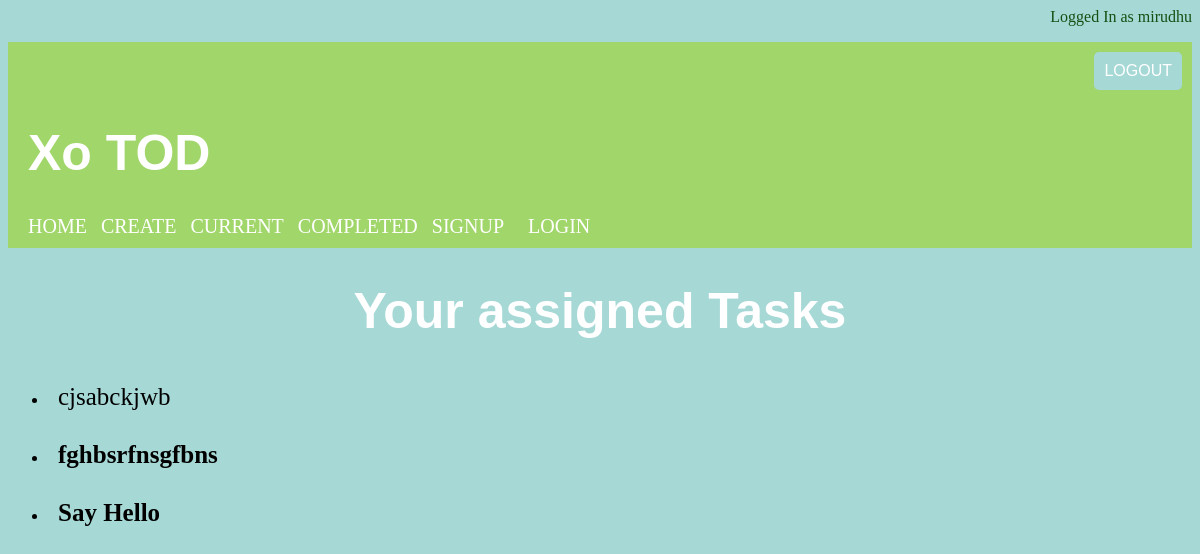
Screenshot of /current/ (signed in) with the database file from the repository.
### todo/models.py (models this page shows, shortened)
class Todo(models.Model):
    title = models.CharField(max_length=100)
    memo = models.TextField(blank=True)
    created = models.DateTimeField(auto_now_add=True)
    datecompleted = models.DateTimeField(null=True, blank=True)
    important = models.BooleanField(default=False)
    user = models.ForeignKey(User, on_delete=models.CASCADE)

### todo/views.py (the view)
# urls.py: path('current/', views.currenttodos, name='currenttodos'),
@login_required
def currenttodos(request):
    todos = Todo.objects.filter(user=request.user, datecompleted__isnull=True)
    return render(request, 'todo/currenttodos.html', {'todos' : todos})

### todo/templates/todo/currenttodos.html
{% extends 'base.html' %}
{% load static %}
{% block content %}
    <html>
        <head>
            <link rel="stylesheet" href="{% static 'current.css' %}">
            <link rel="stylesheet" href="{% static 'base.css' %}">
        </head>
        <body>
            <div class="container">
                <h1 class="sub-title">Your assigned Tasks</h1>
                <ul class="list">
                    {% for todo in todos %}
                        <li>
                            <a href="{% url 'viewtodo' todo.id %}">
                                {% if todo.important %} <b> {% endif %} {{ todo.title }} {% if todo.important %} </b> {% endif %}
                            </a>
                        </li>
                    {% endfor %}
                </ul>
            </div>
        </body>
    </html>
{% endblock %}

### todo/templates/base.html (shortened to what this page needs)
{% load static %}
    <html lang="en">
    <head>
    </head>
    {% if user.is_authenticated %}
        <p class="loggeduser">
            Logged In as {{ user.username }}
        </p>
        <div class="div-1">
            <div class="logout-container">
                <form action="{% url 'logout' %}" method="POST">
                    <button class="logout" type="submit">LOGOUT</button>
                </form>
            </div>
            <div>
                <h1 class="title">Xo TOD</h1>
            </div>
            <a href="{% url 'home' %}" class="link">HOME</a>
            <a href="{% url 'createtodo' %}" class="link">CREATE</a>
            <a href="{% url 'currenttodos' %}" class="link">CURRENT</a>
            <a href="{% url 'completedtodo' %}" class="link">COMPLETED</a>
            <a href="{% url 'signup' %}" class="link">SIGNUP</a>
            <a href="{% url 'login' %}" class="link" style="margin-left: 20px;">LOGIN</a>
        </div>
    {% endif %}
{% block content %}
{% endblock %}

### todo/static/current.css (style rules this page uses)
.container { text-align: justify; }
.sub-title { color: white; font-size: 50px; font-family: sans-serif; text-align: center; }
.list li { margin-bottom: 10px; }
.list li a { font-size: 25px; text-decoration: none; color: #000000; display: block; padding: 10px; border-radius: 5px; transition: background-color 0.3s; }
.list li a b { font-weight: bold; }

### todo/static/base.css (style rules this page uses)
body { background-color: rgb(166, 216, 214); }
.div-1 { background-color: rgba(160, 214, 51, 0.657); padding: 10px; text-align: left; }
.title { margin-left: 10px; color: white; font-size: 50px; font-family: sans-serif; text-align: left; }
.link { text-decoration: None; color: white; font-size: 20px; font-family: Gill Sans; text-align: left; margin-left: 10px; }
.loggeduser { text-align: right; margin-left: 20px; color: rgb(22, 79, 19); }
.logout-container { text-align: right; }
.logout { background-color: rgb(166, 216, 214); color: white; padding: 10px 10px; border: none; border-radius: 5px; cursor: pointer; font-size: 16px; }

### rows the page displays
Todo: title "cjsabckjwb"
Todo: title "fghbsrfnsgfbns"
Todo: title "Say Hello"

### other values shown
{{ user.username }} "mirudhu"
